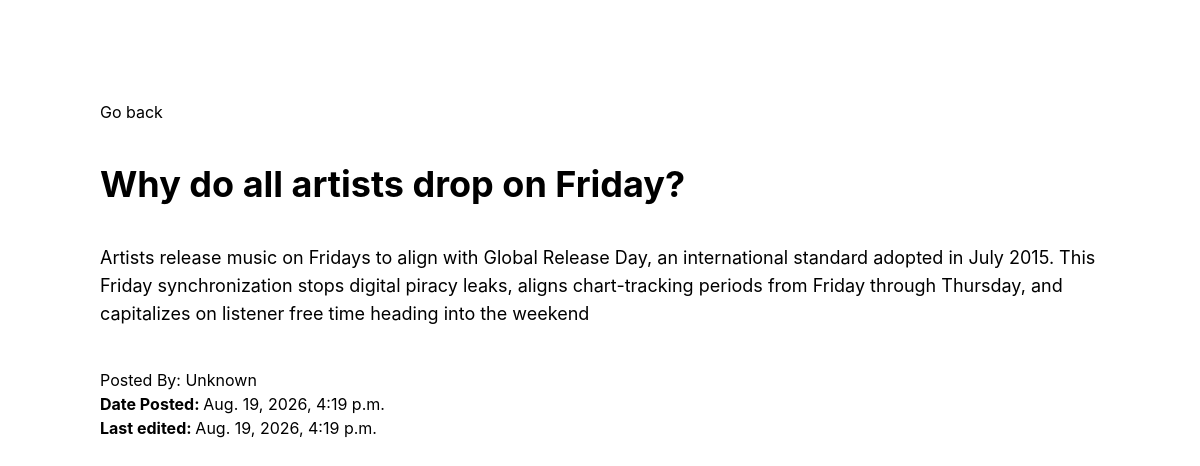
Page /posts/2/ on the committed database.
### projectapp/models.py (models this page shows, shortened)
class Post(models.Model):
    CATEGORY_CHOICES = [
        ('ENTERTAINMENT','Entertainment'),
        ('TECHNOLOGY', 'Technology'),
    ]
    name = models.CharField(max_length=50)
    body = models.TextField()
    category = models.CharField(max_length=20, choices=CATEGORY_CHOICES, default='ENTERTAINMENT')
    author = models.CharField(max_length=50, default="Victor A.")
    is_published = models.BooleanField(default=False)
    date = models.DateTimeField(auto_now_add=True)
    last_edited = models.DateTimeField(auto_now= True)

### projectapp/views.py (the view)
# urls.py: path("posts/<str:pk>/", views.post, name="post"),
def post(request, pk):
    the_post = get_object_or_404(Post, pk=pk)
    context = {"post": the_post}
    return render(request, "post.html", context)

### templates/post.html (shortened to what this page needs)
{% load static %}
<!doctype html>
<html lang="en">
  <head>
    <link rel="stylesheet" href="{% static 'css/output.css' %}" />
  </head>
  <body>
    <div class="grid">
      <div class="p-25 grid gap-10">
        <a href="{% url 'posts' %}">Go back</a>
        <h2 class="text-4xl font-bold">{{post.name}}</h2>
        <p class="text-lg">{{post.body | linebreaksbr }}</p>
        <div class="grid">
          <span>Posted By: Unknown</span>
          <span><b>Date Posted: </b>{{post.date}}</span>
          <span><b>Last edited: </b>{{post.last_edited}}</span>
        </div>
      </div>
    </div>
  </body>
</html>

### rows in the picture
Post: name "Why do all artists drop on Friday?", body "Artists release music on Fridays to align with Global Release Day, an international standard adopted in July 2015. This Friday synchronization stops digital piracy leaks, aligns chart-tracking periods from Friday through Thursday, and capitalizes on listener free time heading into the weekend", date "Aug. 19, 2026, 4:19 p.m.", last_edited "Aug. 19, 2026, 4:19 p.m."
